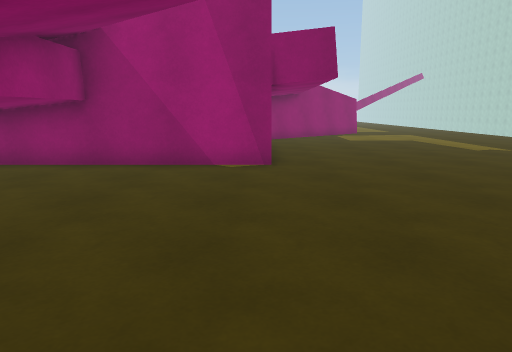
[1] (above)

16 first-person views from a walk through a 3-D level made in the Unity game engine. The camera is 1.3 m above the floor, tilts 10° down and sees 70° across. The floor is counted in squares, 1 m on a side. Each view is taken from the middle of a square. On the plan, view 1 faces up. The plan holds only what a view shows up to about 15 squares ahead; the rest is blank. The place goes on beyond the plan. Surface patterns are stand-ins for the level's own textures.

[2]
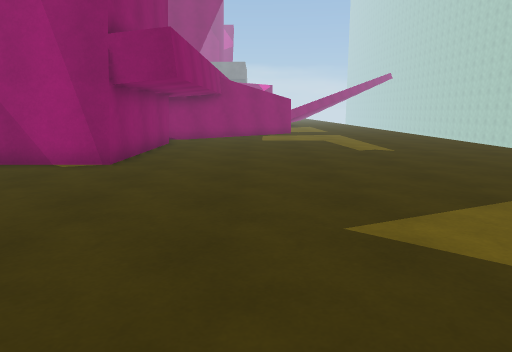

[3]
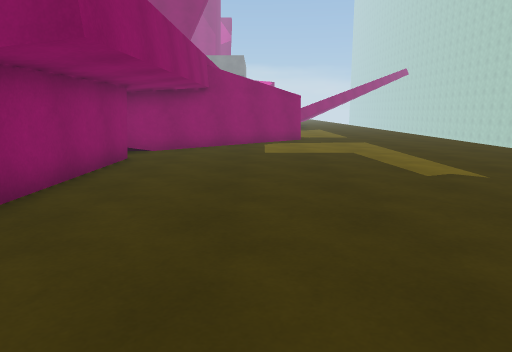

[4]
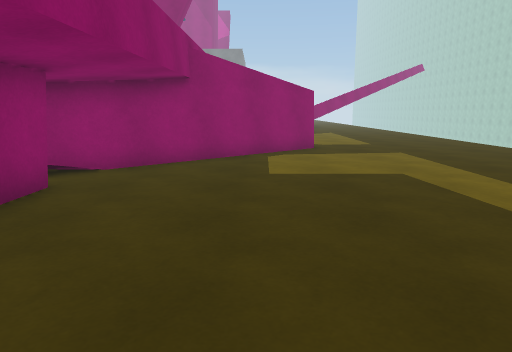

[5]
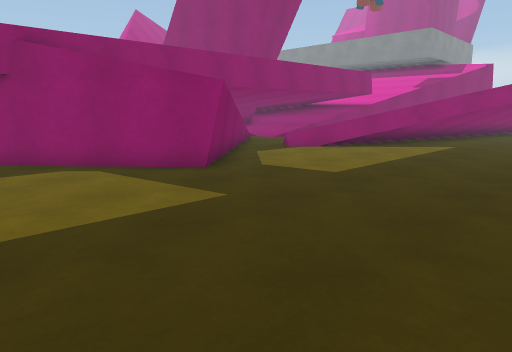

[6]
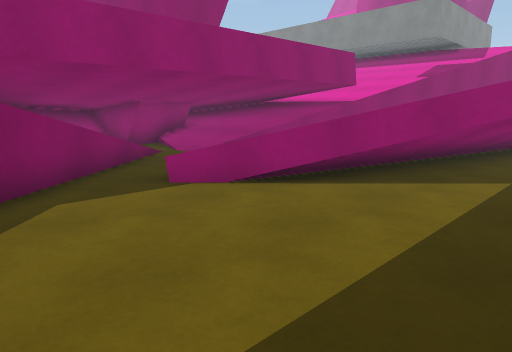

[7]
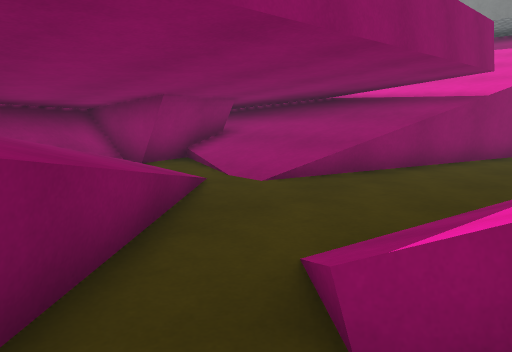

[8]
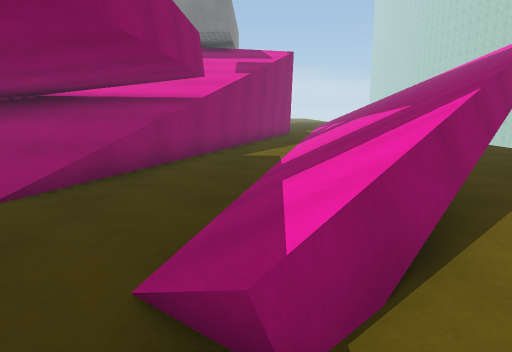

[9]
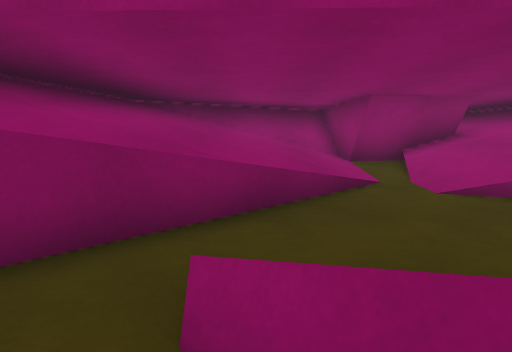

[10]
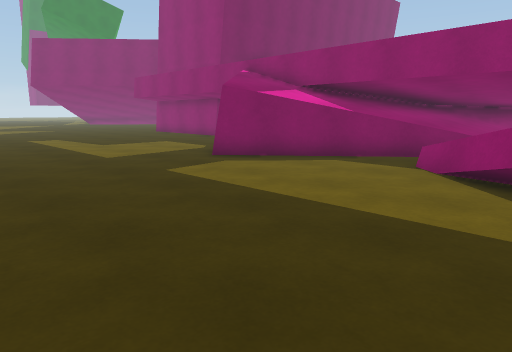

[11]
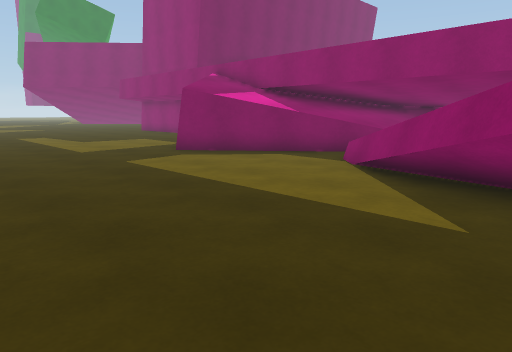

[12]
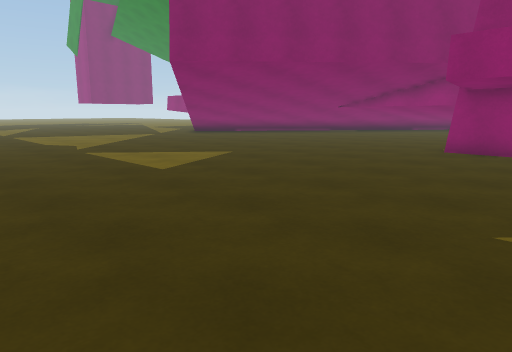

[13]
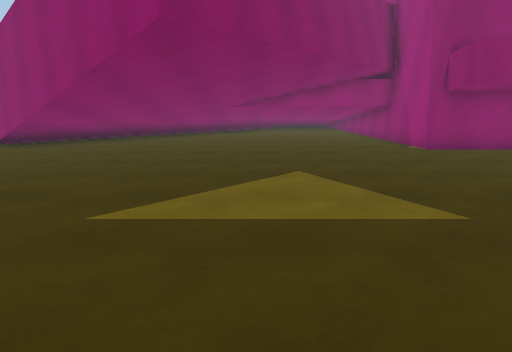

[14]
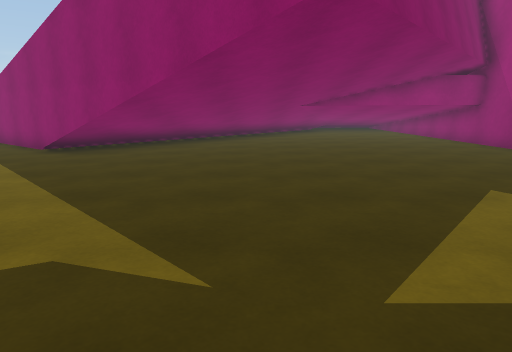

[15]
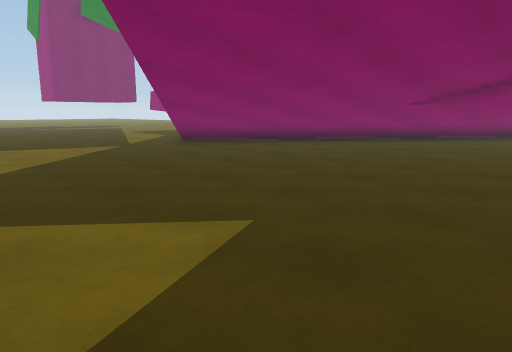

[16]
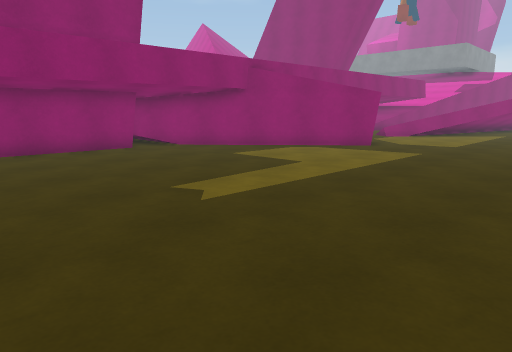

### Floor plan
Key: @ floor where view 1 was taken; # wall or solid block; . main floor; : floor 0.25 m higher than the main floor; + floor 0.5 m higher than the main floor; * floor 0.75 m higher than the main floor; / step, stairs or slope; = window, fence, low wall or low ledge; ^ raised ledge.
Columns run from 7 left of view 1 to 13 right of it. Each row starts with its distance up from view 1.
 38          ##../////..
 37          #..//////..
 36         ##..//////.
 35  #######=.../////#
 34   ^^^^=^^.../////.
 33    ##^+^^...////#.. .
 32    ##:::...///##....
 31    ##......///=......
 30  ###: //...//==......
 29   #=++//.../==.......
 28   #^^^^*^../.........
 27    ##^^=^^..........
 26    #######^.........
 25           ^^........
 24           ^^^........
 23             ##.......
 22            ###.......
 21           ##........
 20          ##..........
 19         ##...........
 18        ##............
 17       ##.............
 16       #.............
 15       ##.............
 14        #.............
 13        #.............
 12        #.............
 11        #.............
 10        #.............
  9  #######.............
  8   .#................
  7   .#................
  6    .................
  5   ..................
  4 # .................
  3 # ................. .
  2 ####...............
  1 ####...............
  0  ####..@...........
 -1   #### ...........
 -2    ####  .........
 -3    #######........
 -4     #####.....  ..

Where each view was taken, in squares from view 1:
view 1: 0 up, 0 right, facing up
view 2: 0 up, 4 right, facing up
view 3: 5 up, 4 right, facing up
view 4: 9 up, 4 right, facing up
view 5: 17 up, 13 right, facing up-left
view 6: 24 up, 10 right, facing up-left
view 7: 26 up, 5 right, facing up-left
view 8: 26 up, 4 right, facing up
view 9: 28 up, 6 right, facing left
view 10: 31 up, 13 right, facing down-left
view 11: 33 up, 13 right, facing down-left
view 12: 13 up, 13 right, facing down-left
view 13: 3 up, 13 right, facing left
view 14: 0 up, 11 right, facing left
view 15: 7 up, 8 right, facing down-left
view 16: 9 up, 13 right, facing up-left
